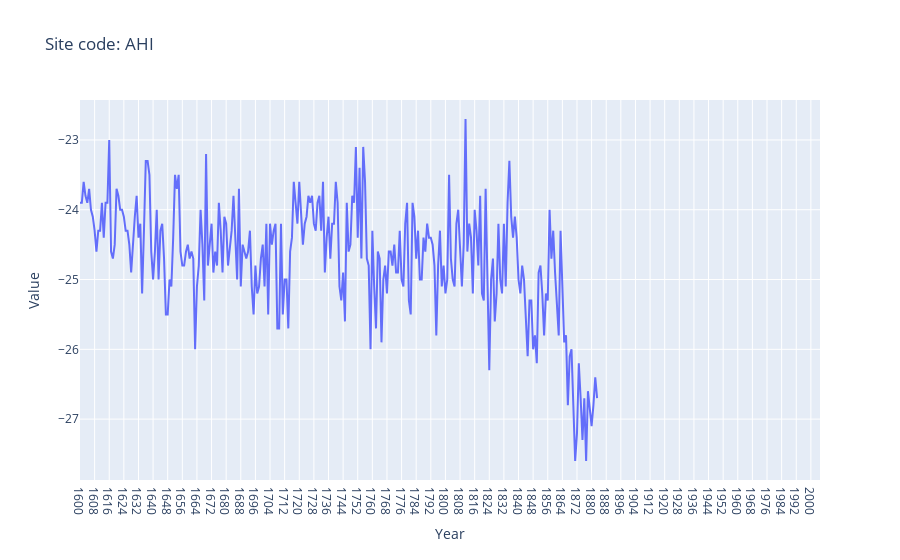

Here is the notebook cell this chart was saved with:
### Code cell
for i in l_no_problem:
    aux = df_data[df_data['site_code'] == i].reset_index(drop=True)
    fig = px.line(aux, x='Year', y='Value', title=f'Site code: {i}')
    fig.show()

### Figure 1 — Plotly figure (JSON) as saved in the notebook; plotly's stock layout.template omitted (floating-point values rounded to 4 significant figures; data arrays with more than 128 entries replaced by an {"elided": "..."} marker saying what was removed)
{"data": [{"hovertemplate": "Year=%{x}<br>Value=%{y}<extra></extra>", "legendgroup": "", "line": {"color": "#636efa", "dash": "solid"}, "marker": {"symbol": "circle"}, "mode": "lines", "name": "", "orientation": "v", "showlegend": false, "type": "scatter", "x": {"elided": "406 str values"}, "xaxis": "x", "y": {"elided": "406 float values"}, "yaxis": "y"}], "layout": {"legend": {"tracegroupgap": 0}, "title": {"text": "Site code: AHI"}, "xaxis": {"anchor": "y", "domain": [0, 1], "title": {"text": "Year"}}, "yaxis": {"anchor": "x", "domain": [0, 1], "title": {"text": "Value"}}}}
